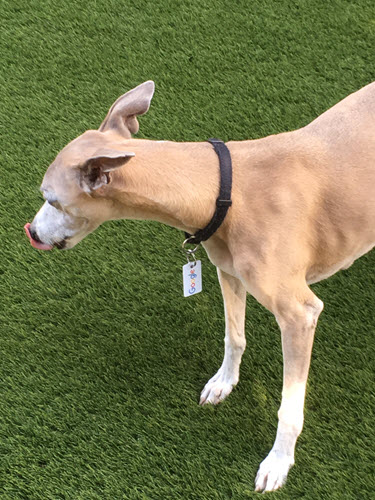
#> input picture openCV/images/image1.png, 375 x 500 px
$ python contrast_adjustment.py
#> lines starting #> are read from the running program, lines starting #| are printed output that depends on the picture
import cv2
import numpy as np

img=cv2.imread("images/image1.png")
#> img is the input picture: shape (500, 375, 3); mean B, G, R 76.5, 117.8, 114.4
img=cv2.cvtColor(img,cv2.COLOR_BGR2GRAY)
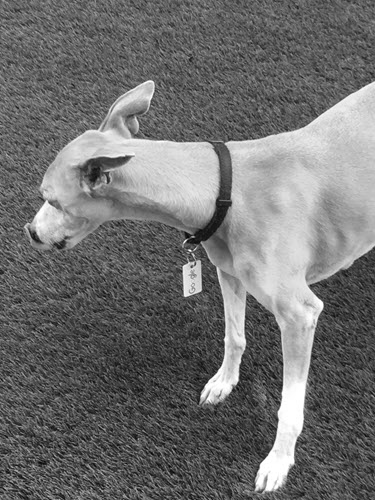
#> img: shape (500, 375); min 4, max 255, mean 112.1
matrix1=np.ones(img.shape) * .8
matrix2=np.ones(img.shape) * 2.0
img_darker=np.uint8(cv2.multiply(np.float64(img),matrix1))
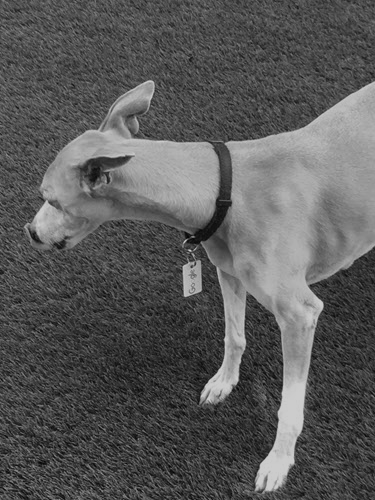
#> img_darker: shape (500, 375); min 3, max 204, mean 89.3
img_brighter=np.uint8(np.clip(cv2.multiply(np.float64(img),matrix2),0,255))
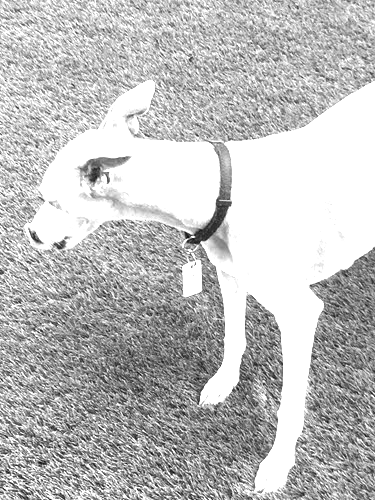
#> img_brighter: shape (500, 375); min 8, max 255, mean 190.1

#show images
cv2.imshow("darker",img_darker)
cv2.imshow("original",img)
cv2.imshow("brighter",img_brighter)
cv2.waitKey(0)
cv2.destroyAllWindows()
